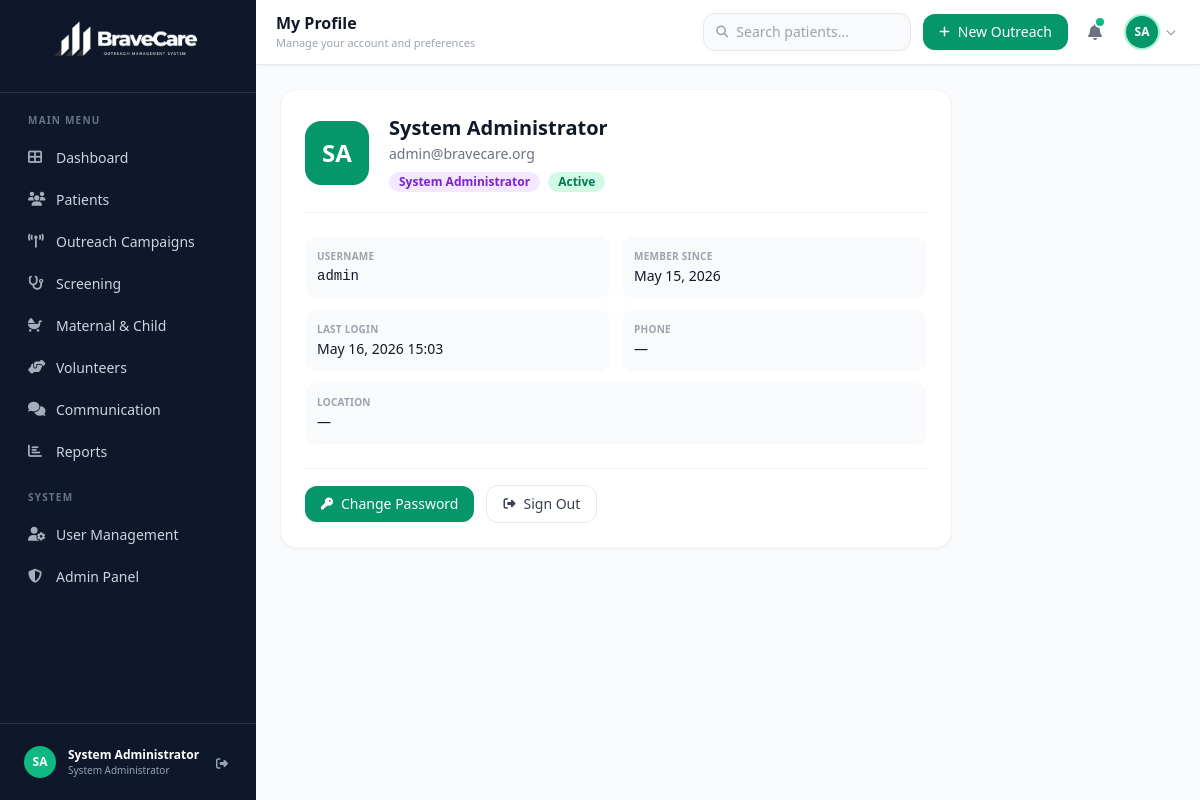
/accounts/profile/ (signed in), run on the app's committed database.
### accounts/models.py (models this page shows, shortened)
class UserProfile(models.Model):
    ROLE_CHOICES = [
        ('system_administrator', 'System Administrator'),
        ('coordinator', 'Outreach Coordinator'),
        ('healthcare_worker', 'Healthcare Worker'),
        ('volunteer', 'Volunteer'),
        ('admin', 'Administrator'),  # legacy — kept for existing seed data
    ]
    STATUS_CHOICES = [
        ('active', 'Active'),
        ('inactive', 'Inactive'),
    ]
    user = models.OneToOneField(User, on_delete=models.CASCADE, related_name='profile')
    role = models.CharField(max_length=30, choices=ROLE_CHOICES, default='healthcare_worker')
    phone = models.CharField(max_length=30, blank=True)
    status = models.CharField(max_length=10, choices=STATUS_CHOICES, default='active')
    avatar_initials = models.CharField(max_length=3, blank=True)
    created_at = models.DateTimeField(auto_now_add=True)
    updated_at = models.DateTimeField(auto_now=True)
    must_change_password = models.BooleanField(default=False)
    email_verified       = models.BooleanField(default=False)
    two_factor_enabled   = models.BooleanField(default=True)
    country = models.ForeignKey('locations.Country', on_delete=models.SET_NULL,
                                null=True, blank=True, related_name='+')
    province = models.ForeignKey('locations.Province', on_delete=models.SET_NULL,
                                 null=True, blank=True, related_name='+')
    district = models.ForeignKey('locations.District', on_delete=models.SET_NULL,
                                 null=True, blank=True, related_name='+')
    sector = models.ForeignKey('locations.Sector', on_delete=models.SET_NULL,
                               null=True, blank=True, related_name='+')
    cell = models.ForeignKey('locations.Cell', on_delete=models.SET_NULL,
                             null=True, blank=True, related_name='+')
    village = models.ForeignKey('locations.Village', on_delete=models.SET_NULL,
                                null=True, blank=True, related_name='+')
    address_text = models.CharField(max_length=300, blank=True)
    def display_location(self):
        return _loc_display(self)

### accounts/views.py (the view)
# urls.py: path('profile/',                 views.profile_view,              name='profile'),
@login_required
def profile_view(request):
    try:
        user_profile = request.user.profile
    except UserProfile.DoesNotExist:
        user_profile = None
    return render(request, 'accounts/profile.html', {'user_profile': user_profile})

### templates/accounts/profile.html (shortened to what this page needs)
{% extends 'base.html' %}
{% block page_title %}My Profile{% endblock %}
{% block page_subtitle %}Manage your account and preferences{% endblock %}
{% block content %}
<div class="max-w-2xl">
    <div class="card p-6">
        <div class="flex items-center gap-5 mb-6 pb-5 border-b border-gray-100">
            <div class="w-16 h-16 rounded-2xl bg-emerald-600 flex items-center justify-center text-white text-2xl font-bold flex-shrink-0">
                {% with fn=request.user.first_name|slice:":1"|upper ln=request.user.last_name|slice:":1"|upper %}
                    {% if fn %}{{ fn }}{{ ln }}{% else %}{{ request.user.username|slice:":2"|upper }}{% endif %}
                {% endwith %}
            </div>
            <div>
                <h2 class="text-xl font-bold text-gray-900">{{ request.user.get_full_name|default:request.user.username }}</h2>
                <p class="text-gray-500 text-sm mt-0.5">{{ request.user.email|default:"No email set" }}</p>
                <div class="flex items-center gap-2 mt-2">
                    {% if user_profile %}
                    <span class="inline-flex items-center px-2.5 py-0.5 rounded-full text-xs font-semibold
                        {% if user_profile.role == 'system_administrator' or user_profile.role == 'admin' %}bg-purple-100 text-purple-700
                        {% elif user_profile.role == 'coordinator' %}bg-blue-100 text-blue-700
                        {% elif user_profile.role == 'healthcare_worker' %}bg-teal-100 text-teal-700
                        {% elif user_profile.role == 'volunteer' %}bg-amber-100 text-amber-700
                        {% else %}bg-gray-100 text-gray-600{% endif %}">
                        {{ user_profile.get_role_display }}
                    </span>
                    {% if user_profile.status == 'active' %}
                        <span class="badge-active">Active</span>
                    {% else %}
                        <span class="badge-inactive">Inactive</span>
                    {% endif %}
                    {% endif %}
                </div>
            </div>
        </div>
        <div class="grid grid-cols-2 gap-3 mb-6">
            <div class="bg-gray-50 rounded-xl p-3">
                <div class="text-[10px] font-semibold text-gray-400 uppercase tracking-wide mb-0.5">Username</div>
                <div class="text-sm font-medium text-gray-900 font-mono">{{ request.user.username }}</div>
            </div>
            <div class="bg-gray-50 rounded-xl p-3">
                <div class="text-[10px] font-semibold text-gray-400 uppercase tracking-wide mb-0.5">Member Since</div>
                <div class="text-sm font-medium text-gray-900">{{ request.user.date_joined|date:"M d, Y" }}</div>
            </div>
            <div class="bg-gray-50 rounded-xl p-3">
                <div class="text-[10px] font-semibold text-gray-400 uppercase tracking-wide mb-0.5">Last Login</div>
                <div class="text-sm font-medium text-gray-900">{{ request.user.last_login|date:"M d, Y H:i"|default:"—" }}</div>
            </div>
            <div class="bg-gray-50 rounded-xl p-3">
                <div class="text-[10px] font-semibold text-gray-400 uppercase tracking-wide mb-0.5">Phone</div>
                <div class="text-sm font-medium text-gray-900">
                    {{ user_profile.phone|default:"—" }}
                </div>
            </div>
            {% if user_profile %}
            <div class="bg-gray-50 rounded-xl p-3 col-span-2">
                <div class="text-[10px] font-semibold text-gray-400 uppercase tracking-wide mb-0.5">Location</div>
                <div class="text-sm font-medium text-gray-900">
                    {{ user_profile.display_location|default:"—" }}
                </div>
            </div>
            {% endif %}
        </div>
        <div class="flex items-center gap-3 pt-4 border-t border-gray-100">
            <button onclick="openModal('changePasswordModal')" class="btn-primary">
                <i class="fas fa-key text-xs"></i> Change Password
            </button>
            <a href="{% url 'accounts:logout' %}" class="btn-secondary">
                <i class="fas fa-sign-out-alt text-xs"></i> Sign Out
            </a>
        </div>
    </div>
</div>
{% endblock %}

### templates/base.html (shortened to what this page needs)
{% load static %}
<!DOCTYPE html>
<html lang="en">
<head>
    <script src="https://cdn.tailwindcss.com"></script>
    <link rel="stylesheet" href="https://cdnjs.cloudflare.com/ajax/libs/font-awesome/6.5.0/css/all.min.css">
    <link href="https://cdn.jsdelivr.net/npm/tom-select@2.3.1/dist/css/tom-select.css" rel="stylesheet">
    <link rel="stylesheet" href="https://cdn.jsdelivr.net/npm/intl-tel-input@23.1.0/build/css/intlTelInput.css">
</head>
<body class="bg-gray-50 font-sans antialiased text-gray-900">
<div class="flex h-screen overflow-hidden">
    <aside id="sidebar"
           class="w-64 bg-slate-900 flex flex-col flex-shrink-0
                  fixed inset-y-0 left-0 z-40
                  transform -translate-x-full
                  lg:translate-x-0 lg:static lg:inset-auto
                  transition-transform duration-300 ease-in-out">
        <div class="flex items-center justify-center px-4 py-4 border-b border-slate-700/60 flex-shrink-0">
            <img src="{% static 'images/logo.png' %}" alt="BraveCare Outreach" class="w-full max-w-[160px] h-auto rounded-lg">
        </div>
        <nav class="flex-1 px-3 py-4 space-y-0.5 overflow-y-auto scrollbar-thin">
            <p class="text-[10px] font-bold text-slate-500 uppercase tracking-[0.12em] px-4 pt-1 pb-2">Main Menu</p>
            <a href="{% url 'core:dashboard' %}"
               class="nav-link {% if request.resolver_match.url_name == 'dashboard' %}active{% endif %}">
                <i class="fas fa-th-large nav-icon"></i><span>Dashboard</span>
            </a>
            {% if can_manage_patients %}
            <a href="{% url 'patients:list' %}"
               class="nav-link {% if request.resolver_match.namespace == 'patients' and request.resolver_match.url_name == 'list' %}active{% endif %}">
                <i class="fas fa-users nav-icon"></i><span>Patients</span>
            </a>
            {% endif %}
            {% if can_manage_outreach %}
            <a href="{% url 'outreach:list' %}"
               class="nav-link {% if request.resolver_match.namespace == 'outreach' %}active{% endif %}">
                <i class="fas fa-broadcast-tower nav-icon"></i><span>Outreach Campaigns</span>
            </a>
            {% endif %}
            {% if can_manage_screening %}
            <a href="{% url 'patients:screening_list' %}"
               class="nav-link {% if request.resolver_match.url_name == 'screening_list' %}active{% endif %}">
                <i class="fas fa-stethoscope nav-icon"></i><span>Screening</span>
            </a>
            {% endif %}
            {% if can_manage_mch %}
            <a href="{% url 'patients:followup_list' %}"
               class="nav-link {% if request.resolver_match.url_name == 'followup_list' %}active{% endif %}">
                <i class="fas fa-baby-carriage nav-icon"></i><span>Maternal &amp; Child</span>
            </a>
            {% endif %}
            {% if can_manage_volunteers %}
            <a href="{% url 'volunteers:list' %}"
               class="nav-link {% if request.resolver_match.namespace == 'volunteers' %}active{% endif %}">
                <i class="fas fa-hands-helping nav-icon"></i><span>Volunteers</span>
            </a>
            {% endif %}
            {% if can_communicate %}
            <a href="{% url 'communication:center' %}"
               class="nav-link {% if request.resolver_match.namespace == 'communication' %}active{% endif %}">
                <i class="fas fa-comments nav-icon"></i><span>Communication</span>
            </a>
            {% endif %}
            {% if can_view_reports %}
            <a href="{% url 'reports:index' %}"
               class="nav-link {% if request.resolver_match.namespace == 'reports' %}active{% endif %}">
                <i class="fas fa-chart-bar nav-icon"></i><span>Reports</span>
            </a>
            {% endif %}
            {% if is_admin %}
            <p class="text-[10px] font-bold text-slate-500 uppercase tracking-[0.12em] px-4 pt-4 pb-2">System</p>
            <a href="{% url 'accounts:user_list' %}"
               class="nav-link {% if request.resolver_match.namespace == 'accounts' and request.resolver_match.url_name == 'user_list' %}active{% endif %}">
                <i class="fas fa-user-cog nav-icon"></i><span>User Management</span>
            </a>
            <a href="/admin/" class="nav-link" target="_blank">
                <i class="fas fa-shield-alt nav-icon"></i><span>Admin Panel</span>
            </a>
            {% endif %}
        </nav>
        <div class="px-3 py-3 border-t border-slate-700/60 flex-shrink-0">
            <div class="flex items-center gap-3 px-3 py-2.5 rounded-xl hover:bg-slate-800 transition-colors">
                <div class="w-8 h-8 rounded-full bg-emerald-500 flex items-center justify-center text-white text-xs font-bold flex-shrink-0">
                    {% with fn=request.user.first_name|slice:":1"|upper ln=request.user.last_name|slice:":1"|upper %}
                        {% if fn %}{{ fn }}{{ ln }}{% else %}{{ request.user.username|slice:":2"|upper }}{% endif %}
                    {% endwith %}
                </div>
                <div class="flex-1 min-w-0">
                    <div class="text-white text-xs font-semibold truncate">
                        {{ request.user.get_full_name|default:request.user.username }}
                    </div>
                    <div class="text-slate-400 text-[10px] truncate">
                        {% if user_profile %}{{ user_profile.get_role_display }}{% else %}Administrator{% endif %}
                    </div>
                </div>
                <a href="{% url 'accounts:logout' %}"
                   class="text-slate-400 hover:text-white transition-colors p-1 rounded-lg hover:bg-slate-700"
                   title="Sign out">
                    <i class="fas fa-sign-out-alt text-xs"></i>
                </a>
            </div>
        </div>
    </aside>
    <div class="flex-1 flex flex-col overflow-hidden min-w-0">
        <header class="flex-shrink-0 bg-white border-b border-gray-200 shadow-sm">
            <div class="flex items-center gap-3 px-5 h-16">
                <div class="flex-1 min-w-0">
                    <h1 class="text-base font-bold text-gray-900 truncate leading-tight">
                        {% block page_title %}BraveCare Outreach{% endblock %}
                    </h1>
                    <p class="text-[11px] text-gray-400 truncate mt-0.5">
                        {% block page_subtitle %}Healthcare outreach management{% endblock %}
                    </p>
                </div>
                <form method="GET" action="{% url 'patients:list' %}"
                      class="hidden md:flex items-center gap-2 bg-gray-50 border border-gray-200
                             rounded-xl px-3 py-2 w-52 focus-within:ring-2 focus-within:ring-emerald-400/30
                             focus-within:border-emerald-400 transition-all">
                    <i class="fas fa-search text-gray-400 text-xs flex-shrink-0"></i>
                    <input type="text" name="q" placeholder="Search patients…"
                           class="bg-transparent text-sm text-gray-700 outline-none w-full placeholder-gray-400">
                </form>
                <button onclick="openModal('campaignModal')"
                        class="btn-primary hidden sm:inline-flex flex-shrink-0">
                    <i class="fas fa-plus text-xs"></i><span>New Outreach</span>
                </button>
                <button class="relative p-2 rounded-xl hover:bg-gray-100 text-gray-500 transition-colors flex-shrink-0">
                    <i class="fas fa-bell text-base"></i>
                    <span class="absolute top-1.5 right-1.5 w-2 h-2 bg-emerald-500 rounded-full ring-2 ring-white"></span>
                </button>
                <div class="relative flex-shrink-0" id="userDropdownWrapper">
                    <button onclick="toggleUserDropdown()"
                            class="flex items-center gap-2 p-1 rounded-xl hover:bg-gray-100 transition-colors group">
                        <div class="w-8 h-8 rounded-full bg-emerald-600 flex items-center justify-center
                                    text-white text-xs font-bold ring-2 ring-emerald-200">
                            {% with fn=request.user.first_name|slice:":1"|upper ln=request.user.last_name|slice:":1"|upper %}
                                {% if fn %}{{ fn }}{{ ln }}{% else %}{{ request.user.username|slice:":2"|upper }}{% endif %}
                            {% endwith %}
                        </div>
                        <i class="fas fa-chevron-down text-[10px] text-gray-400 group-hover:text-gray-600 hidden sm:block"></i>
                    </button>
                </div>
            </div>
        </header>
        <main class="flex-1 overflow-y-auto p-5 lg:p-6">
            {% block content %}{% endblock %}
        </main>
    </div>
</div>
<script src="https://cdn.tailwindcss.com?plugins="></script>
</body>
</html>

### data on the page
UserProfile: role "System Administrator", phone "—", display_location "—"

### other printed values
{{ fn }} "S"
{{ ln }} "A"
{{ request.user.get_full_name|default:request.user.username }} "System Administrator"
{{ request.user.email|default:"No email set" }} "admin@bravecare.org"
{{ request.user.username }} "admin"
{{ request.user.date_joined|date:"M d, Y" }} "May 15, 2026"
{{ request.user.last_login|date:"M d, Y H:i"|default:"—" }} "May 16, 2026 15:03"
